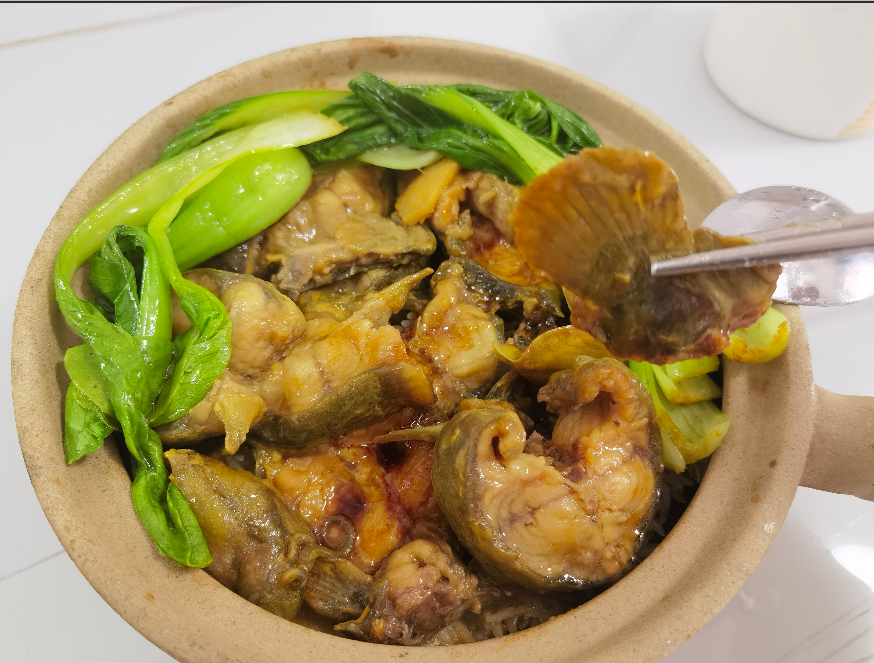
#> input picture A03_learn_python/A04_openCV/resources/food.png, 874 x 663 px
$ python '3.旋转图片.py'
#> lines starting #> are read from the running program, lines starting #| are printed output that depends on the picture
import cv2

# 读取图片
image = cv2.imread('resources/food.png')
#> image is the input picture: shape (663, 874, 3); mean B, G, R 99, 149, 167.7

# cv2.rotate()函数旋转图片
rotated_90 = cv2.rotate(image, cv2.ROTATE_90_CLOCKWISE)  # 顺时针旋转90度
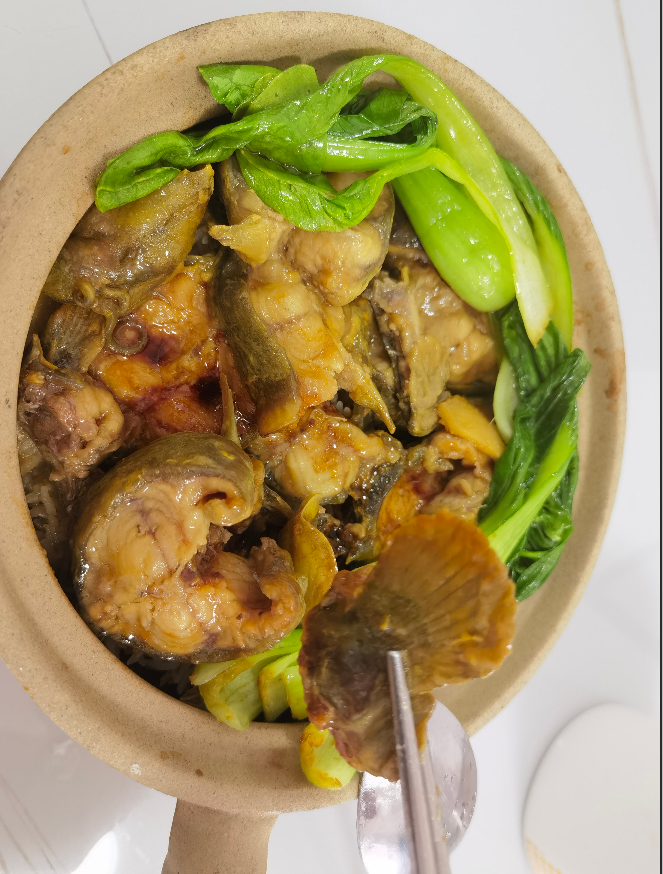
#> rotated_90: shape (874, 663, 3); mean B, G, R 99, 149, 167.7
rotated_180 = cv2.rotate(image, cv2.ROTATE_180)  # 顺时针旋转180度
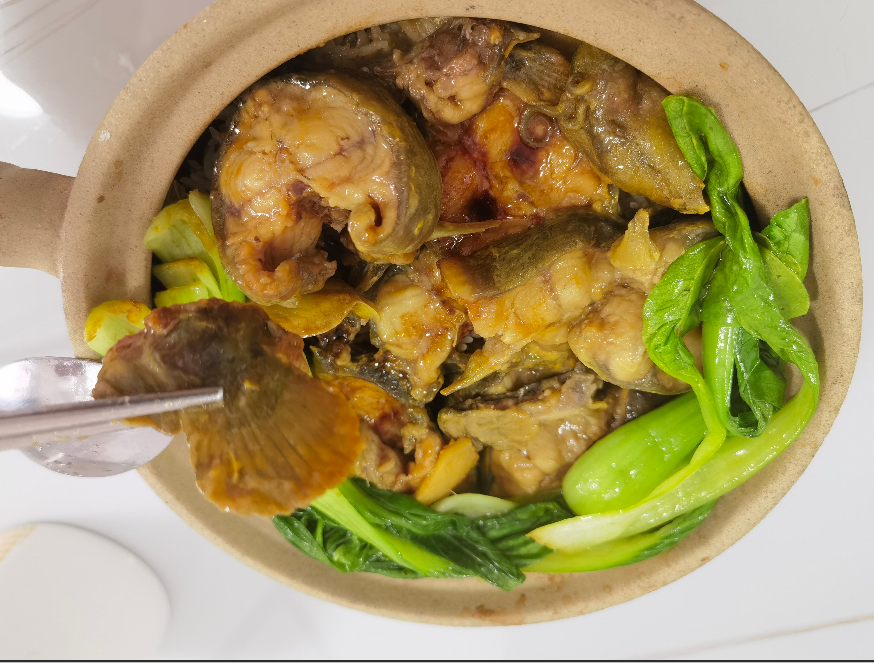
#> rotated_180: shape (663, 874, 3); mean B, G, R 99, 149, 167.7
rotated_270 = cv2.rotate(image, cv2.ROTATE_90_COUNTERCLOCKWISE)  # 顺时针旋转270度
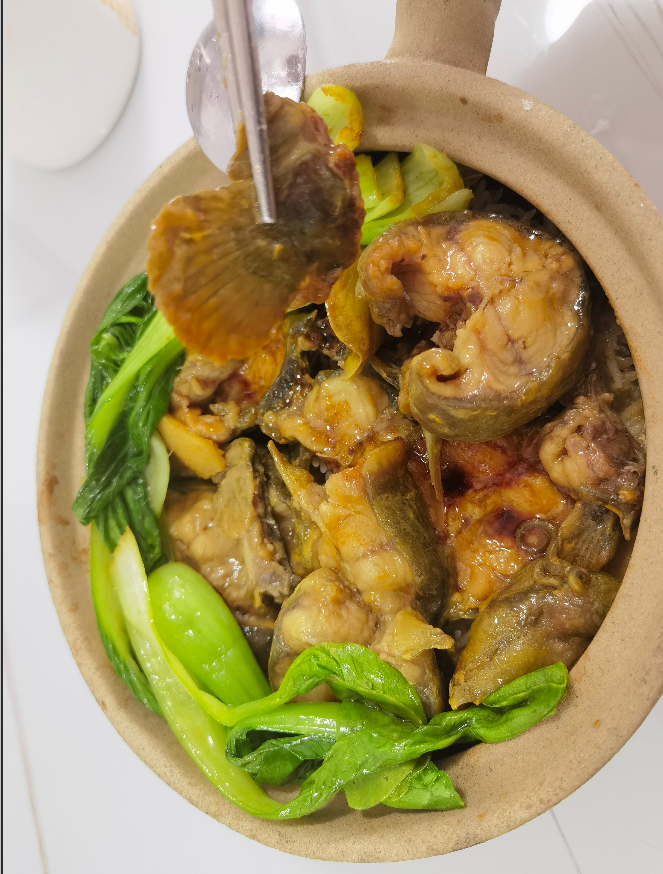
#> rotated_270: shape (874, 663, 3); mean B, G, R 99, 149, 167.7

cv2.imshow('original', image)
cv2.imshow('90 degree', rotated_90)
cv2.imshow('180 degree', rotated_180)
cv2.imshow('270 degree', rotated_270)
cv2.waitKey(0)
